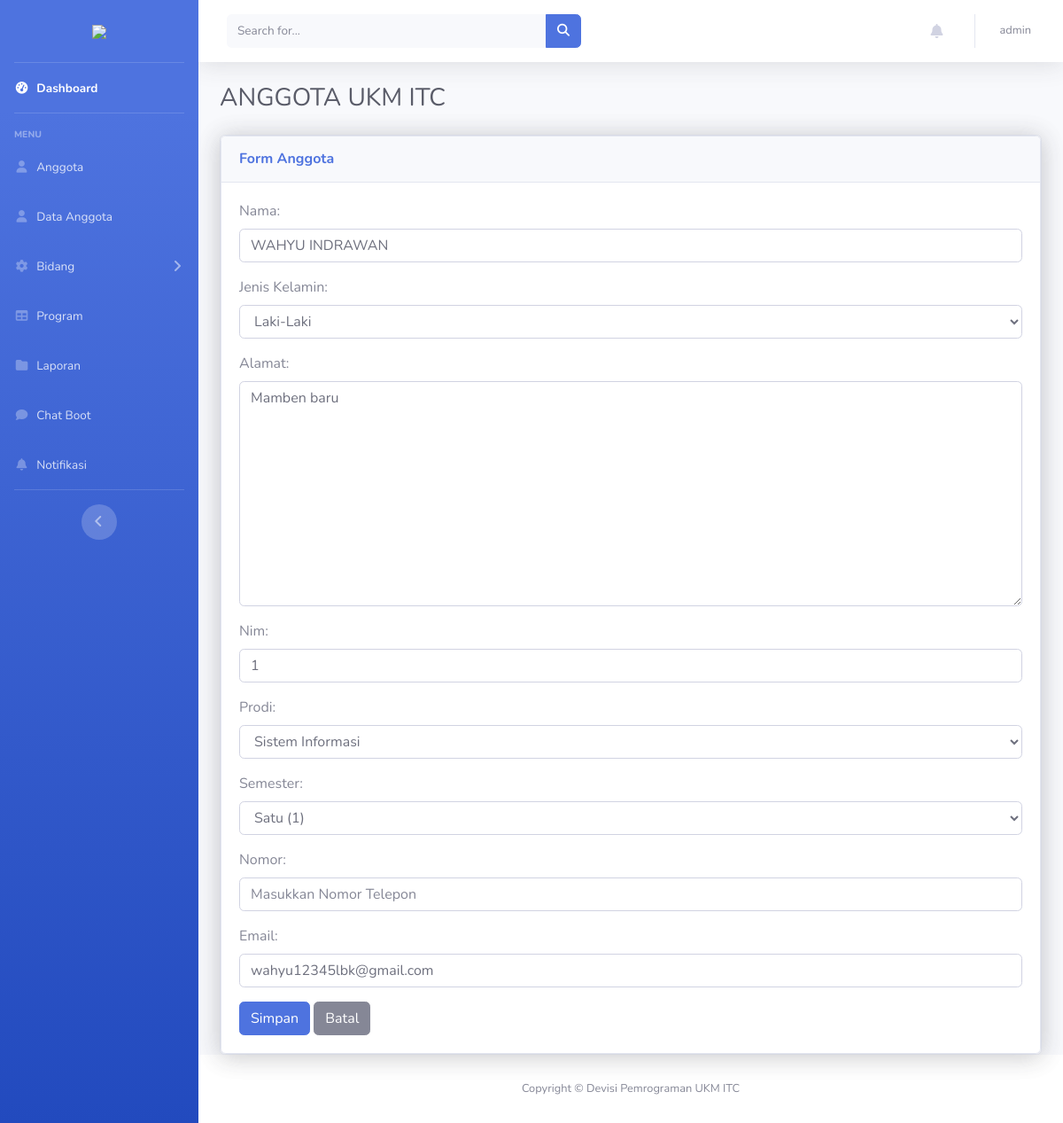
/dashboard/anggota/update/133 (signed in), run on the app's committed database.
### ITC_APP/models.py (models this page shows, shortened)
class Anggota(models.Model):
    nama     = models.CharField(max_length=255)
    jk       = models.CharField(max_length=255)
    alamat   = models.TextField()
    nim      = models.CharField(max_length=10,default='1')
    prodi    = models.CharField(max_length=255)
    semester = models.CharField(max_length=255)
    nomor    = models.CharField(max_length=15)
    email    = models.CharField(max_length=255)
    qr       = models.ImageField(upload_to='qrcodes/', blank=True, null=True)
    diverifikasi = models.BooleanField(default=False)
    tanggal_diverifikasi = models.DateField(null=True, blank=True)

### ITC_APP/views.py (the view)
# urls.py: path('anggota/update/<int:id>',views.anggota_update, name='anggota_update'),
@login_required()
@csrf_exempt
def anggota_update(request,id):
    bid_nav = Bidang.objects.all()
    anggota = get_object_or_404(Anggota, id=id)
    if request.method == 'POST':
        form = AnggotaForm(request.POST, instance=anggota)
        if form.is_valid():
            form.save()
            messages.success(request, " Data Berhasil di Update!")
            return redirect('dashboard:anggota')
    else:
        form = AnggotaForm(instance=anggota)
    context ={
        'form': form,
        'bid_nav': bid_nav,
    }
    return render(request, 'anggota_crate.html',context )

### TEMPLATES/anggota_crate.html (shortened to what this page needs)
{%extends 'base.html'%}
{%load static%}
{%block konten%}
<div id="content">
    <nav class="navbar navbar-expand navbar-light bg-white topbar mb-4 static-top shadow">
        <form
            class="d-none d-sm-inline-block form-inline mr-auto ml-md-3 my-2 my-md-0 mw-100 navbar-search">
            <div class="input-group">
                <input type="text" name="cari" class="form-control bg-light border-0 small" placeholder="Search for..."
                    aria-label="Search" aria-describedby="basic-addon2">
                <div class="input-group-append">
                    <button class="btn btn-primary" type="submit">
                        <i class="fas fa-search fa-sm"></i>
                    </button>
                </div>
            </div>
        </form>
        <ul class="navbar-nav ml-auto">
            <li class="nav-item dropdown no-arrow mx-1">
                            <a class="nav-link dropdown-toggle" href="#" id="alertsDropdown" role="button"
                                data-toggle="dropdown" aria-haspopup="true" aria-expanded="false">
                                <i class="fas fa-bell fa-fw"></i>
                            </a>
            </li>
            <li class="nav-item dropdown no-arrow">
                <a class="nav-link dropdown-toggle" href="#" id="userDropdown" role="button"
                    data-toggle="dropdown" aria-haspopup="true" aria-expanded="false">
                    <span class="mr-2 d-none d-lg-inline text-gray-600 small">admin</span>
                </a>
            </li>
        </ul>
    </nav>
    <div class="container-fluid">
        <div class="d-sm-flex align-items-center justify-content-between mb-4">
            <h1 class="h3 mb-0 text-gray-800">ANGGOTA UKM ITC<h1>
            </div>
        <div class="row">
            <div class="col-xl-12 col-lg-9">
                <div class="card shadow mb-UKM 4">
                    <div class="card shadow">
                        <div class="card-header py-3">
                            <h6 class="m-0 font-weight-bold text-primary">Form Anggota</h6>
                        </div>
                        <div class="card-body ">
                            <form method="post" enctype="multipart/form-data">
                                {{ form.as_p }}
                                <button type="submit" class="btn btn-primary">Simpan</button>
                                <a href="#" class="btn btn-secondary">Batal</a>
                            </form>
                        </div>
                    </div>
                </div>
            </div>
        </div>
    </div>
</div>
{%endblock konten%}

### data on the page
Anggota: nama "WAHYU INDRAWAN", jk "Laki-Laki", alamat "Mamben baru", nim "1", prodi "Sistem Informasi", semester "Satu (1)", email "wahyu12345lbk@gmail.com"
